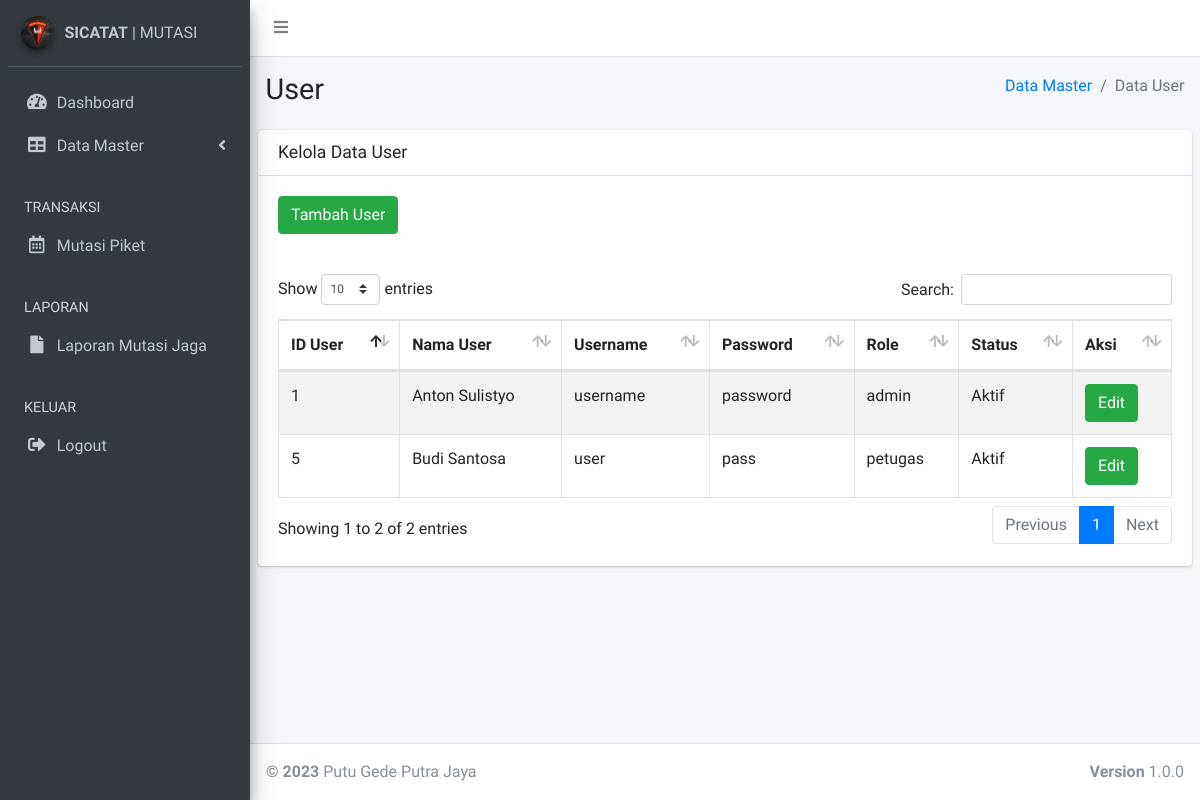
/user.php (signed in), run on the app's committed database.
### tables this page shows
CREATE TABLE `tb_user` (
  `id_user` int(11) NOT NULL,
  `id_personil` int(11) DEFAULT NULL,
  `username` varchar(1024) DEFAULT NULL,
  `password` varchar(1024) DEFAULT NULL,
  `level` varchar(1024) DEFAULT NULL,
  `status_user` smallint(6) DEFAULT NULL
);

CREATE TABLE `tb_personil` (
  `id_personil` int(11) NOT NULL,
  `nama_personil` varchar(1024) DEFAULT NULL,
  `pangkat_personil` varchar(1024) DEFAULT NULL,
  `nrp_personil` int(11) DEFAULT NULL,
  `status_personil` smallint(6) DEFAULT NULL
);

### user.php (the view, shortened to what this page needs)
<?php
    include "koneksi.php";
      $level = $_SESSION['level'];
?>
<!DOCTYPE html>
<html>
<head>
  <link rel="stylesheet" href="plugins/fontawesome-free/css/all.min.css">
  <link rel="stylesheet" href="https://code.ionicframework.com/ionicons/2.0.1/css/ionicons.min.css">
  <link rel="stylesheet" href="plugins/datatables-bs4/css/dataTables.bootstrap4.css">
  <link rel="stylesheet" href="dist/css/adminlte.min.css">
</head>
<body class="hold-transition sidebar-mini">
<div class="wrapper">
  <nav class="main-header navbar navbar-expand navbar-white navbar-light">
    <ul class="navbar-nav">
      <li class="nav-item">
        <a class="nav-link" data-widget="pushmenu" href="#"><i class="fas fa-bars"></i></a>
      </li>
    </ul>
  </nav>
  <aside class="main-sidebar sidebar-dark-primary elevation-4">
    <div class="sidebar">
      <div class="user-panel mt-3 pb-3 mb-3 d-flex">
        <div class="image">
        <img src="dist/img/korps.jpeg" class="img-circle elevation-2" alt="User Image">
        </div>
        <div class="info">
        <a href="#" class="d-block"><strong>SICATAT</strong> | MUTASI</a>
        </div>
      </div>
      <nav class="mt-2">
        <ul class="nav nav-pills nav-sidebar flex-column" data-widget="treeview" role="menu" data-accordion="false">
          <li class="nav-item">
            <a href="dashboard.php" class="nav-link">
              <i class="nav-icon fas fa-tachometer-alt"></i>
              <p>
                Dashboard
              </p>
            </a>
          </li>
          <?php
          if ($level == "admin") {
            ?>
          <li class="nav-item has-treeview">
            <a href="#" class="nav-link">
              <i class="nav-icon fas fa-table"></i>
              <p>
                Data Master
                <i class="fas fa-angle-left right"></i>
              </p>
            </a>
          </li>
          <li class="nav-header">TRANSAKSI</li>
          <li class="nav-item">
            <a href="trx_mutasijaga.php" class="nav-link">
              <i class="nav-icon far fa-calendar-alt"></i>
              <p>
                Mutasi Piket
              </p>
            </a>
          </li>
              <?php
            }
            ?>
          <li class="nav-header">LAPORAN</li>
          <li class="nav-item">
            <a href="laporan.php" class="nav-link">
              <i class="nav-icon fas fa-file"></i>
              <p>Laporan Mutasi Jaga</p>
            </a>
          </li>
          <li class="nav-header">KELUAR</li>
          <li class="nav-item">
            <a href="./action/logout.php" class="nav-link">
              <i class="nav-icon fas fa-sign-out-alt"></i>
              <p>Logout</p>
            </a>
          </li>
        </ul>
      </nav>
    </div>
  </aside>
  <div class="content-wrapper">
    <section class="content-header">
      <div class="container-fluid">
        <div class="row mb-2">
          <div class="col-sm-6">
            <h1>User</h1>
          </div>
          <div class="col-sm-6">
            <ol class="breadcrumb float-sm-right">
              <li class="breadcrumb-item"><a href="#">Data Master</a></li>
              <li class="breadcrumb-item active">Data User</li>
            </ol>
          </div>
        </div>
      </div>
    </section>
    <section class="content">
      <div class="row">
        <div class="col-12">
          <div class="card">
            <div class="card-header">
              <h3 class="card-title">Kelola Data User</h3>
            </div>
            <div class="card-body">
              <div class="button-table">
                <a href="#" type="button" class="btn btn-success btn-md" data-toggle="modal" data-target="#myModal">Tambah User</a>
              </div>
            </div>
            <div class="card-body">
              <table id="example1" class="table table-bordered table-striped">
                <thead>
                <tr>
                  <th>ID User</th>
                  <th>Nama User</th>
                  <th>Username</th>
                  <th>Password</th>
                  <th>Role</th>
                  <th>Status</th>
                  <th>Aksi</th>
                </tr>
                </thead>
                <tbody>
          <?php
          $query = mysqli_query($conn,"SELECT id_user,tb_personil.nama_personil,username,password,level,status_user
                    FROM tb_user,tb_personil
                    WHERE tb_user.id_personil=tb_personil.id_personil");
          while ($data = mysqli_fetch_assoc($query))
          {
          ?>
            <tr>
              <td><?php echo $data['id_user']; ?></td>
              <td><?php echo $data['nama_personil']; ?></td>
              <td><?php echo $data['username']; ?></td>
              <td><?php echo $data['password']; ?></td>
              <td><?php echo $data['level']; ?></td>
                <?php
                  if ($data['status_user']==1){
                    echo "<td>Aktif</td>";
                  }else{
                    echo "<td>Tidak Aktif</td>";
                  }
                ?>
              <td>
               <a href="#" type="button" class="btn btn-md <?php echo ($data['status_user'] == '0') ? 'btn-warning disabled' : 'btn-success'; ?>" data-toggle="modal" data-target="#myModal<?php echo $data['id_user']; ?>">Edit</a>
              </td>
            </tr>
          <?php
          }
          ?>
        </tbody>
              </table>
            </div>
          </div>
        </div>
      </div>
    </section>
  </div>
  <footer class="main-footer">
    <div class="float-right d-none d-sm-block">
      <b>Version</b> 1.0.0
    </div>
    <strong>&copy; 2023</strong> Putu Gede Putra Jaya
  </footer>
</div>
</body>
</html>

### data on the page
tb_user: id_user "1", id_personil.nama_personil "Anton Sulistyo", username "username", password "password", level "admin", status_user "Aktif"
tb_user: id_user "5", id_personil.nama_personil "Budi Santosa", username "user", password "pass", level "petugas", status_user "Aktif"
